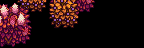

This game map was drawn from its Tiled (.tmx) file and the tilesets committed beside it. A one-line description and the full map source follow:
An orthogonal 9x3 tile map with 16x16 px tiles, 1 tile layer (Back3).

<map version="1.10" tiledversion="1.10.2" orientation="orthogonal" renderorder="right-down" compressionlevel="0" width="9" height="3" tilewidth="16" tileheight="16" infinite="0" nextlayerid="22" nextobjectid="9">
 <properties>
  <property name="AmbientLight" value="255 255 255" />
  <property name="IsGreenhouse" value="T" />
  <property name="Warp" value="5 17 Farm 28 16" />
 </properties>
 <tileset firstgid="1" name="Tiny_Bushes_Fall_Eemie" tilewidth="16" tileheight="16" tilecount="27" columns="9">
  <image source="Tiny_Bushes_Fall_Eemie.png" width="144" height="48" />
 </tileset>
 <layer id="21" name="Back3" width="9" height="3">
  <data encoding="csv">
1,2,3,4,5,6,0,0,0,
10,11,0,13,14,0,0,0,0,
19,20,0,0,0,0,0,0,0
</data>
 </layer>
</map>
